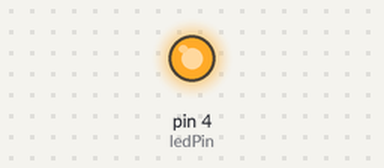
The sketch below on a simulated Arduino Uno, built with avr-gcc and run on an emulated ATmega328P. On the bench: output pins drawn as LEDs (lit = HIGH).

Above: at 0.2 s.
At 13.2 s:
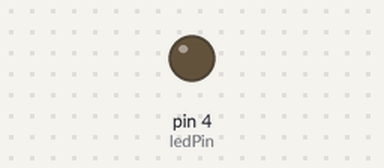
Timing chart, 0 to 13.7 s (numbered marks = the images above):
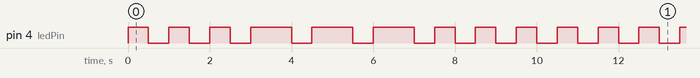

Measured:
- by itself, pin 4 (ledPin): repeats every 10.5 s: 2 × (LOW 0.50 s, HIGH 0.50 s), 3 × (LOW 0.50 s, HIGH 1.0 s), 4 × (LOW 0.50 s, HIGH 0.50 s)
- by itself, everything shown: repeats every 10.5 s, in 18 steps

The sketch:

blinkMorse.ino
```cpp
int ledPin = 4;

void setup() {
  pinMode(ledPin, OUTPUT);
}

void loop() {
  // Write out a program that blinks "SOS" in Morse Code
  // Three short blinks, three long blinks, three short

  // S
  digitalWrite(ledPin, HIGH);
  delay(500);
  digitalWrite(ledPin, LOW);
  delay(500);

  digitalWrite(ledPin, HIGH);
  delay(500);
  digitalWrite(ledPin, LOW);
  delay(500);

  digitalWrite(ledPin, HIGH);
  delay(500);
  digitalWrite(ledPin, LOW);
  delay(500);

  // O
  digitalWrite(ledPin, HIGH);
  delay(1000);
  digitalWrite(ledPin, LOW);
  delay(500);

  digitalWrite(ledPin, HIGH);
  delay(1000);
  digitalWrite(ledPin, LOW);
  delay(500);

  digitalWrite(ledPin, HIGH);
  delay(1000);
  digitalWrite(ledPin, LOW);
  delay(500);

  // S
  digitalWrite(ledPin, HIGH);
  delay(500);
  digitalWrite(ledPin, LOW);
  delay(500);

  digitalWrite(ledPin, HIGH);
  delay(500);
  digitalWrite(ledPin, LOW);
  delay(500);

  digitalWrite(ledPin, HIGH);
  delay(500);
  digitalWrite(ledPin, LOW);
  delay(500);


}
```
